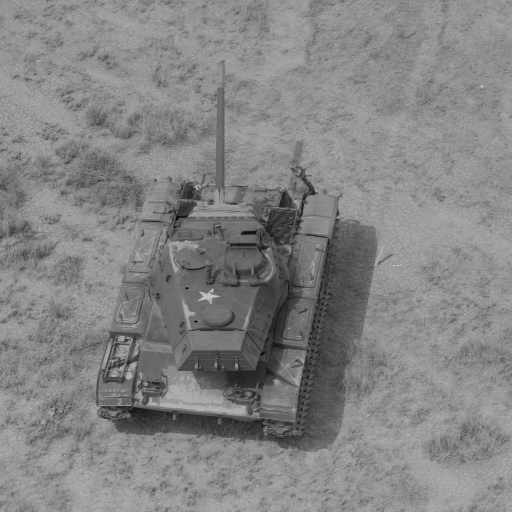
#> input picture 7.1.03.tiff, 512 x 512 px
$ python sobel_operator.py
#> lines starting #> are read from the running program, lines starting #| are printed output that depends on the picture
import matplotlib.pyplot as plt
import numpy as np
from PIL import Image
from numpy import array
from numpy.linalg import norm
from scipy import ndimage
from skimage.io import imread

z = imread("7.1.03.tiff")
#> z is the input picture: shape (512, 512); min 12, max 223, mean 132.4
robert_x = np.array([[1, 0 ],[0,-1 ]])
robert_y = np.array([[ 0, 1 ],[-1,0]])
z = z/511
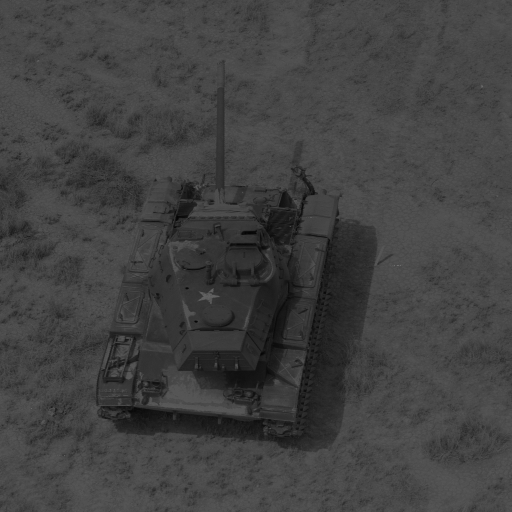
#> z: shape (512, 512) float64; min 0.0235, max 0.436, mean 0.259
cnv1 = ndimage.convolve(z,robert_x)
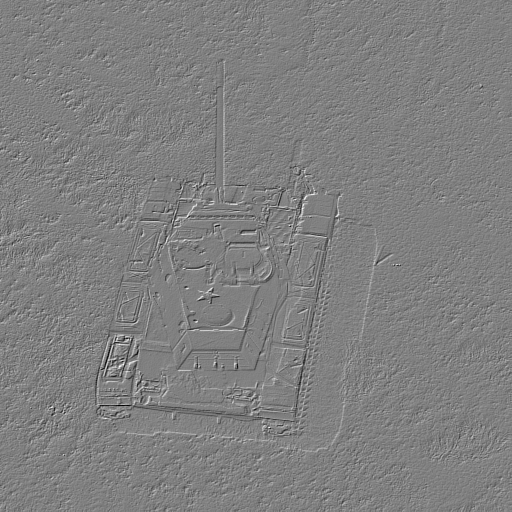
#> cnv1: shape (512, 512) float64; min -0.211, max 0.209, mean 5.49e-05; drawn with min black and max white
cnv2 = ndimage.convolve(z,robert_y)
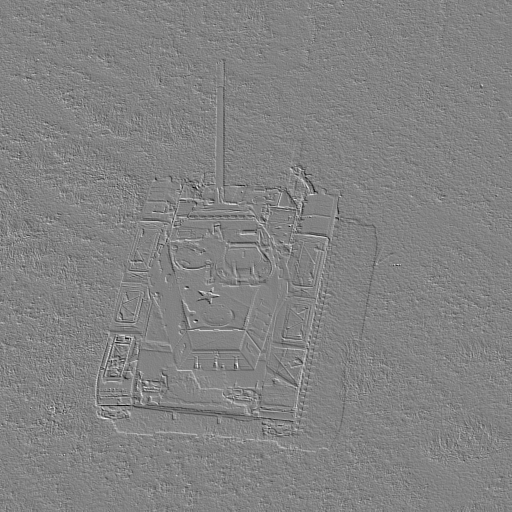
#> cnv2: shape (512, 512) float64; min -0.221, max 0.209, mean -3.81e-06; drawn with min black and max white

output = np.sqrt( np.square(cnv1) + np.square(cnv2))
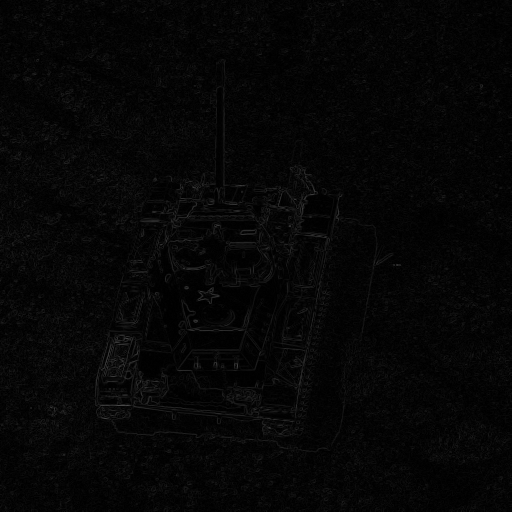
#> output: shape (512, 512) float64; min 0, max 0.301, mean 0.0246
output = output*511
print(output)
#> (printed output is left out)
plt.figure(figsize=(6,6))
plt.imshow(output,cmap="gray")
plt.axis("off")


plt.show()
# final_image1 = Image.fromarray(output)
# final_image1.save("robert.tiff")
# final_image1.show()
